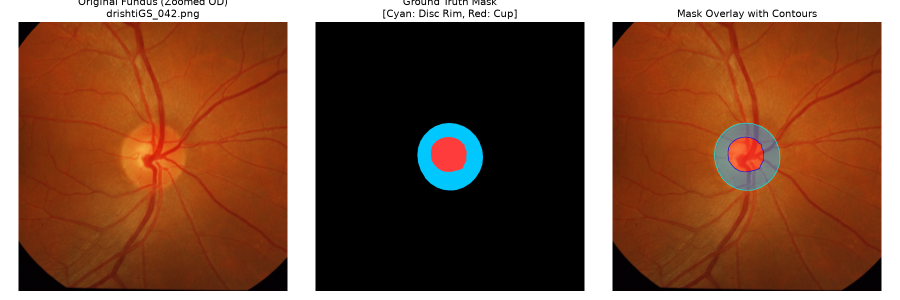
#> input picture results/segmentation/visual_audit_samples/drishti_sample_01_drishtiGS_042.png, 1800 x 600 px, given as the content of the folder e:/MLDL MODEL TRAINING PROJECT/dataset/REFUGE2/train/images, which was not available (shown at 1/2 size)
$ python generate_visual_samples.py
#> lines starting #> are read from the running program, lines starting #| are printed output that depends on the picture; after the words box and inside, x2 and y2 are one past the last pixel; in counts of white or black regions, pixels touching at a corner belong together
### src/data/mask_converter.py
"""
Mask Converter for Glaucoma Segmentation.
Standardizes heterogeneous segmentation masks from REFUGE and DRISHTI-GS into a unified canonical 3-class target:
0 = Background
1 = Optic Disc Rim (Disc excluding Cup)
2 = Optic Cup (Innermost structure)
"""

import os
import cv2
import numpy as np

def convert_refuge_mask(raw_mask: np.ndarray) -> np.ndarray:
    """
    REFUGE Challenge Mask Encoding:
    0   = Optic Cup -> Class 2
    128 = Optic Disc -> Class 1 (Rim)
    255 = Background -> Class 0
    """
    if len(raw_mask.shape) == 3:
        raw_mask = cv2.cvtColor(raw_mask, cv2.COLOR_BGR2GRAY)

    target = np.zeros(raw_mask.shape, dtype=np.uint8)

    # Tolerant thresholding for potential JPEG compression/quantization artifacts
    # Cup is around 0
    cup_mask = (raw_mask < 64)
    # Disc is around 128
    disc_mask = (raw_mask >= 64) & (raw_mask < 192)

    # Assign classes
    target[disc_mask] = 1   # Optic Disc Rim
    target[cup_mask] = 2    # Optic Cup
    return target

# [22 lines left out: function convert_drishti_softmaps, not called in this run]

def create_mask_overlay(image_rgb: np.ndarray, mask_classes: np.ndarray, alpha: float = 0.45) -> np.ndarray:
    """
    Creates a visual color overlay of the 3-class segmentation:
    Class 0 (Background): Unaltered
    Class 1 (Optic Disc): Blue/Cyan tint (RGB: 0, 140, 255)
    Class 2 (Optic Cup): Red/Orange tint (RGB: 255, 60, 60)
    """
    overlay = image_rgb.copy()
    h, w = mask_classes.shape[:2]
    if overlay.shape[:2] != (h, w):
        overlay = cv2.resize(overlay, (w, h), interpolation=cv2.INTER_LINEAR)

    color_mask = np.zeros_like(overlay)
    # Color Disc Rim: Blue-Cyan
    color_mask[mask_classes == 1] = [0, 165, 255] # BGR or RGB depending on caller
    # Color Cup: Bright Red/Coral
    color_mask[mask_classes == 2] = [255, 50, 50]

    has_foreground = (mask_classes > 0)
    blended = overlay.copy()
    blended[has_foreground] = cv2.addWeighted(overlay, 1 - alpha, color_mask, alpha, 0)[has_foreground]

    # Draw contour outlines for clear boundary delineation
    contours_disc, _ = cv2.findContours((mask_classes >= 1).astype(np.uint8), cv2.RETR_EXTERNAL, cv2.CHAIN_APPROX_SIMPLE)
    contours_cup, _ = cv2.findContours((mask_classes == 2).astype(np.uint8), cv2.RETR_EXTERNAL, cv2.CHAIN_APPROX_SIMPLE)

    cv2.drawContours(blended, contours_disc, -1, (0, 255, 255), 2) # Yellow line for disc boundary
    cv2.drawContours(blended, contours_cup, -1, (0, 0, 255), 2)    # Red line for cup boundary

    return blended

### src/data/generate_visual_samples.py
"""
Generates visual verification montages for segmentation datasets:
1. Original fundus image.
2. Canonical 3-class segmentation mask.
3. Image with semi-transparent mask overlay and boundary contours.
Saves 15 samples each for REFUGE and DRISHTI-GS.
"""

import os
import sys
import random
import cv2
import numpy as np

# Add project root to sys.path
PROJECT_ROOT = os.path.abspath(os.path.join(os.path.dirname(__file__), '..', '..'))
if PROJECT_ROOT not in sys.path:
    sys.path.insert(0, PROJECT_ROOT)

import matplotlib.pyplot as plt
import pandas as pd
from src.data.mask_converter import convert_refuge_mask, convert_drishti_softmaps, create_mask_overlay

DATASET_ROOT = r'e:\MLDL MODEL TRAINING PROJECT\dataset'
OUTPUT_DIR = r'e:\MLDL MODEL TRAINING PROJECT\results\segmentation\visual_audit_samples'
os.makedirs(OUTPUT_DIR, exist_ok=True)

def generate_refuge_samples(num_samples: int = 15, seed: int = 42):
#> called with num_samples = 15, seed = 42
    random.seed(seed)
    train_img_dir = os.path.join(DATASET_ROOT, 'REFUGE2', 'train', 'images')
    train_mask_dir = os.path.join(DATASET_ROOT, 'REFUGE2', 'train', 'mask')

    all_imgs = [f for f in os.listdir(train_img_dir) if f.endswith(('.jpg', '.png'))]
    selected = random.sample(all_imgs, min(num_samples, len(all_imgs)))

    print(f'Generating {len(selected)} visual audit samples for REFUGE...')
    for idx, f in enumerate(selected):
        img_p = os.path.join(train_img_dir, f)
        base_name = os.path.splitext(f)[0]
        mask_p = os.path.join(train_mask_dir, base_name + '.bmp')
        if not os.path.exists(mask_p):
            mask_p = os.path.join(train_mask_dir, base_name + '.png')

        img_bgr = cv2.imread(img_p)
#> img_bgr is the input picture: shape (600, 1800, 3); mean B, G, R 61, 82.8, 125.6
        img_rgb = cv2.cvtColor(img_bgr, cv2.COLOR_BGR2RGB)
        raw_mask = cv2.imread(mask_p, cv2.IMREAD_GRAYSCALE)
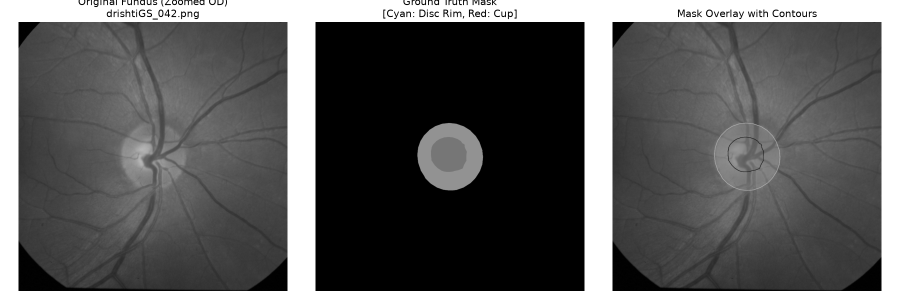
#> raw_mask: shape (600, 1800) (shown at 1/2 size); min 0, max 255, mean 92.8
        converted_mask = convert_refuge_mask(raw_mask)
#> in convert_refuge_mask, `cup_mask = (raw_mask < 64)`:
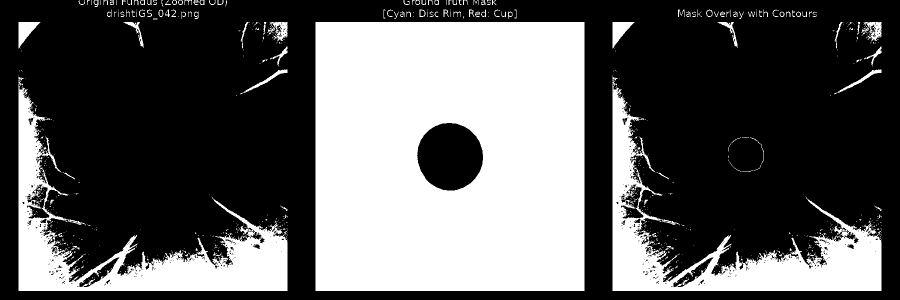
#> cup_mask: shape (600, 1800) bool (shown at 1/2 size); 36.7% white; 878 white regions (759 under 20 px), largest, box (x1, y1, x2, y2) and area: (631, 44, 1169, 582) 275596, (37, 161, 575, 582) 53972, (1225, 161, 1763, 582) 53972
#> in convert_refuge_mask, `disc_mask = (raw_mask >= 64) & (raw_mask < 192)`:
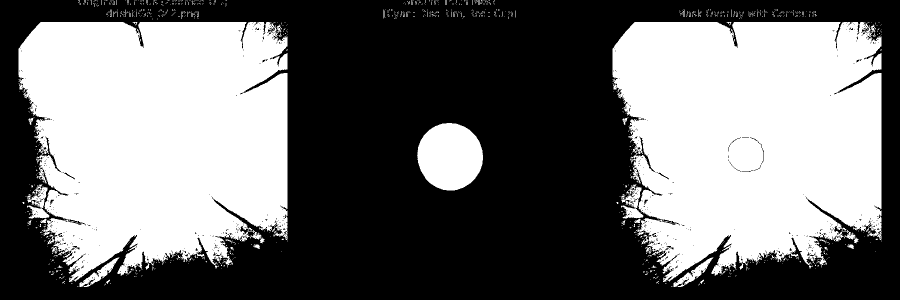
#> disc_mask: shape (600, 1800) bool (shown at 1/2 size); 44.2% white; 1263 white regions (1234 under 20 px), largest, box (x1, y1, x2, y2) and area: (37, 44, 575, 564) 227066, (1225, 44, 1763, 564) 226862, (834, 246, 966, 381) 13848
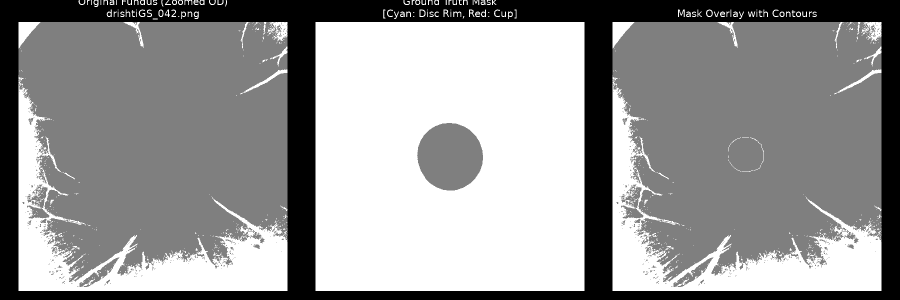
#> converted_mask: shape (600, 1800) (shown at 1/2 size); min 0, max 2, mean 1.18; drawn with min black and max white
        overlay = create_mask_overlay(img_rgb, converted_mask)
#> in create_mask_overlay, `has_foreground = (mask_classes > 0)`:
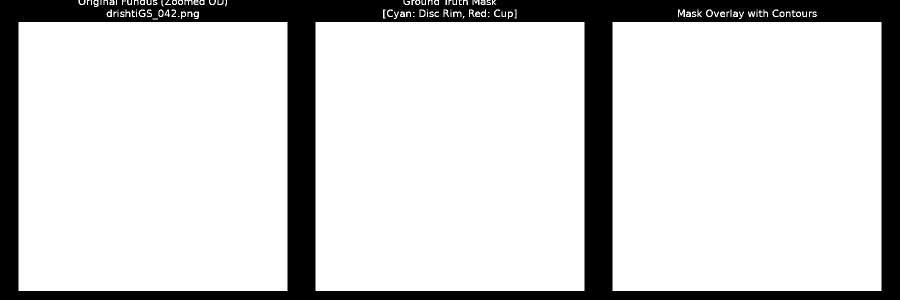
#> has_foreground: shape (600, 1800) bool (shown at 1/2 size); 80.9% white; 39 black regions (14 under 20 px)
#> in create_mask_overlay, `contours_disc, _ = cv2.findContours((mask_classes >= 1).astype(np.uint..`: contours_disc = 112 contours, 32 with area under 20; largest, box (x1, y1, x2, y2) and area: (1225, 44, 1763, 582) 288369, (631, 44, 1169, 582) 288369, (37, 44, 575, 582) 288369, (1412, 19, 1426, 34) 152, (839, 19, 851, 34) 144
#> in create_mask_overlay, `contours_cup, _ = cv2.findContours((mask_classes == 2).astype(np.uint8..`: contours_cup = 762 contours, 702 with area under 20; largest, box (x1, y1, x2, y2) and area: (631, 44, 1169, 582) 288369, (1225, 161, 1763, 582) 56576, (37, 161, 575, 582) 56576, (1225, 44, 1269, 97) 1050, (37, 44, 81, 97) 1050
#> in create_mask_overlay, `cv2.drawContours(blended, contours_cup, -1, (0, 0, 255), 2)`:
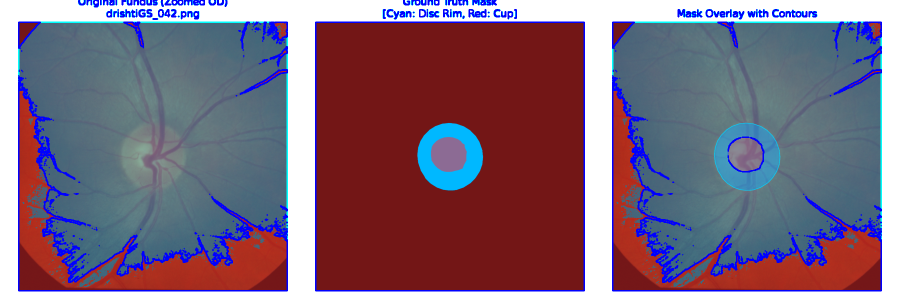
#> blended: shape (600, 1800, 3) (shown at 1/2 size); mean R, G, B 124.7, 104, 123.2

        # Color map for mask display: 0=black, 1=cyan, 2=red
        h, w = converted_mask.shape
#> h = 600; w = 1800
        disp_mask = np.zeros((h, w, 3), dtype=np.uint8)
        disp_mask[converted_mask == 1] = [0, 200, 255] # Cyan (OD Rim)
        disp_mask[converted_mask == 2] = [255, 60, 60]  # Red (Optic Cup)

        # Crop zoom around Optic Disc region for detailed visualization if possible
        disc_y, disc_x = np.where(converted_mask >= 1)
        if len(disc_y) > 0:
            cy, cx = int(np.mean(disc_y)), int(np.mean(disc_x))
#> cy = 310; cx = 898
            crop_rad = max(int(np.max(disc_y) - np.min(disc_y)), int(np.max(disc_x) - np.min(disc_x))) * 2
#> crop_rad = 3450
            crop_rad = max(crop_rad, 200)
            ymin, ymax = max(0, cy - crop_rad), min(h, cy + crop_rad)
#> ymin = 0; ymax = 600
            xmin, xmax = max(0, cx - crop_rad), min(w, cx + crop_rad)
#> xmin = 0; xmax = 1800
            zoom_img = img_rgb[ymin:ymax, xmin:xmax]
            zoom_mask = disp_mask[ymin:ymax, xmin:xmax]
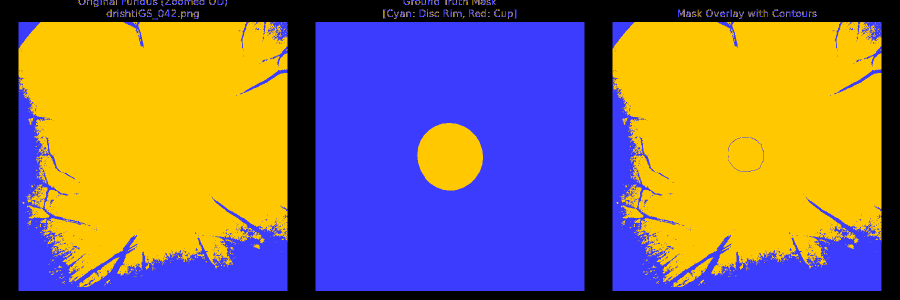
#> zoom_mask: shape (600, 1800, 3) (shown at 1/2 size); mean of channels 0, 1, 2 93.7, 110.4, 134.8; drawn as B, G, R
            zoom_overlay = overlay[ymin:ymax, xmin:xmax]
        else:
            zoom_img, zoom_mask, zoom_overlay = img_rgb, disp_mask, overlay

        fig, axes = plt.subplots(1, 3, figsize=(15, 5))
        axes[0].imshow(zoom_img)
        axes[0].set_title(f'Original Fundus (Zoomed OD)\n{f}')
        axes[0].axis('off')

        axes[1].imshow(zoom_mask)
        axes[1].set_title('Ground Truth Mask\n[Cyan: Disc Rim, Red: Cup]')
        axes[1].axis('off')

        axes[2].imshow(zoom_overlay)
        axes[2].set_title('Mask Overlay with Contours')
        axes[2].axis('off')

        plt.tight_layout()
        save_path = os.path.join(OUTPUT_DIR, f'refuge_sample_{idx+1:02d}_{base_name}.png')
        plt.savefig(save_path, dpi=120)
        plt.close(fig)

def generate_drishti_samples(num_samples: int = 15, seed: int = 42):
    random.seed(seed)
    train_gt_dir = os.path.join(DATASET_ROOT, 'Training-20211018T055246Z-001', 'Training', 'GT')
    img_folders = [
        os.path.join(DATASET_ROOT, 'Training-20211018T055246Z-001', 'Training', 'Images', 'GLAUCOMA'),
        os.path.join(DATASET_ROOT, 'Training-20211018T055246Z-001', 'Training', 'Images', 'NORMAL')
    ]
    all_imgs = []
    for d in img_folders:
        if os.path.exists(d):
            for f in os.listdir(d):
                if f.endswith('.png'):
                    all_imgs.append(os.path.join(d, f))

    selected = random.sample(all_imgs, min(num_samples, len(all_imgs)))
    print(f'Generating {len(selected)} visual audit samples for DRISHTI-GS...')
    for idx, img_p in enumerate(selected):
        f = os.path.basename(img_p)
        sample_id = os.path.splitext(f)[0]
        cup_p = os.path.join(train_gt_dir, sample_id, 'SoftMap', f'{sample_id}_cupsegSoftmap.png')
        od_p = os.path.join(train_gt_dir, sample_id, 'SoftMap', f'{sample_id}_ODsegSoftmap.png')

        if not (os.path.exists(cup_p) and os.path.exists(od_p)):
            continue

        img_bgr = cv2.imread(img_p)
        img_rgb = cv2.cvtColor(img_bgr, cv2.COLOR_BGR2RGB)
        cup_soft = cv2.imread(cup_p, cv2.IMREAD_GRAYSCALE)
        od_soft = cv2.imread(od_p, cv2.IMREAD_GRAYSCALE)

        converted_mask = convert_drishti_softmaps(cup_soft, od_soft, threshold=128)
        overlay = create_mask_overlay(img_rgb, converted_mask)

        h, w = converted_mask.shape
        disp_mask = np.zeros((h, w, 3), dtype=np.uint8)
        disp_mask[converted_mask == 1] = [0, 200, 255] # Cyan (OD Rim)
        disp_mask[converted_mask == 2] = [255, 60, 60]  # Red (Optic Cup)

        disc_y, disc_x = np.where(converted_mask >= 1)
        if len(disc_y) > 0:
            cy, cx = int(np.mean(disc_y)), int(np.mean(disc_x))
            crop_rad = max(int(np.max(disc_y) - np.min(disc_y)), int(np.max(disc_x) - np.min(disc_x))) * 2
            crop_rad = max(crop_rad, 200)
            ymin, ymax = max(0, cy - crop_rad), min(h, cy + crop_rad)
            xmin, xmax = max(0, cx - crop_rad), min(w, cx + crop_rad)
            zoom_img = img_rgb[ymin:ymax, xmin:xmax]
            zoom_mask = disp_mask[ymin:ymax, xmin:xmax]
            zoom_overlay = overlay[ymin:ymax, xmin:xmax]
        else:
            zoom_img, zoom_mask, zoom_overlay = img_rgb, disp_mask, overlay

        fig, axes = plt.subplots(1, 3, figsize=(15, 5))
        axes[0].imshow(zoom_img)
        axes[0].set_title(f'Original Fundus (Zoomed OD)\n{f}')
        axes[0].axis('off')

        axes[1].imshow(zoom_mask)
        axes[1].set_title('Ground Truth Mask\n[Cyan: Disc Rim, Red: Cup]')
        axes[1].axis('off')

        axes[2].imshow(zoom_overlay)
        axes[2].set_title('Mask Overlay with Contours')
        axes[2].axis('off')

        plt.tight_layout()
        save_path = os.path.join(OUTPUT_DIR, f'drishti_sample_{idx+1:02d}_{sample_id}.png')
        plt.savefig(save_path, dpi=120)
        plt.close(fig)

if __name__ == '__main__':
    generate_refuge_samples(num_samples=15)
    generate_drishti_samples(num_samples=15)
    print(f'Done! All visual audit samples generated in {OUTPUT_DIR}')
